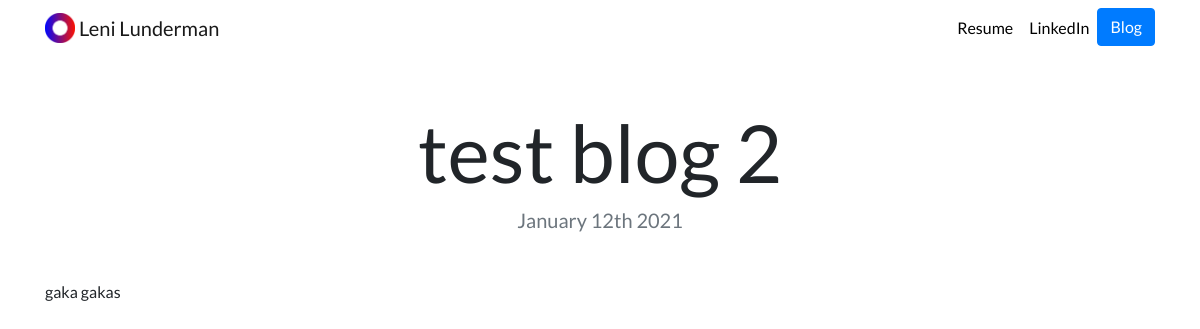
/blog/2/, run on an earlier commit of the app's database.
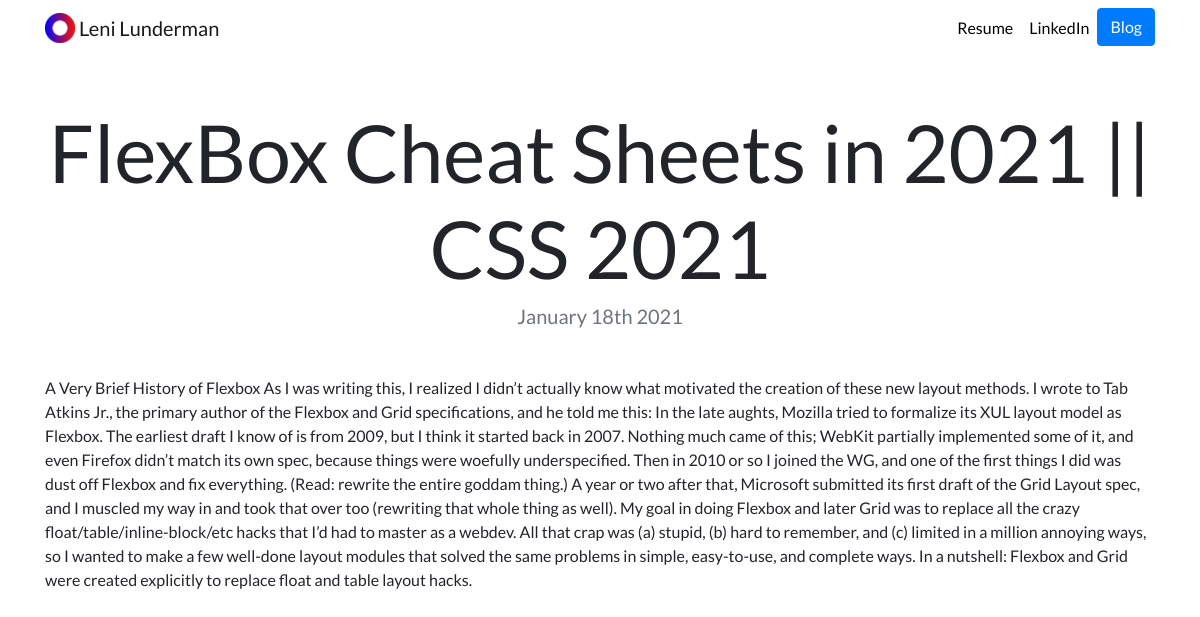
And on a later commit of the database.
### blog/models.py (models this page shows, shortened)
class Blog(models.Model):
    title = models.CharField(max_length=200)
    description = models.TextField()
    date = models.DateField()

### blog/views.py (the view)
# urls.py: path('<int:blog_id>/', views.detail, name='detail'),
def detail(request, blog_id):
    blog = get_object_or_404(Blog, pk=blog_id)
    return render(request,'blog/detail.html', {'blog':blog})

### blog/templates/blog/detail.html
{% extends "portfolio/base.html" %}
{% load static %}
{% block content %}
<h1 class="text-center mt-5" id="blogdetailtitle">{{ blog.title }}</h1>
<h5 class="text-center text-muted mb-5">{{ blog.date|date:'F jS Y' }}</h5>
{{ blog.description|safe }}
{% endblock %}

What changed in the data, as far as the page shows it:
changed Blog: title "test blog 2" → "FlexBox Cheat Sheets in 2021 || CSS 2021"; date "January 12th 2021" → "January 18th 2021"; description "gaka gakas" → "A Very Brief History of Flexbox As I was writing this, I realized I didn’t actually know what motivated the creation of these new layout methods. I wrote to Tab Atkins Jr., the primary author of the Flexbox and Grid specifications, and he told me this: In the late aughts, Mozilla tried to formalize its XUL layout model as Flexbox. The earliest draft I know of is from 2009, but I think it started back in 2007. Nothing much came of this; WebKit partially implemented some of it, and even Firefox didn’t match its own spec, because things were woefully underspecified. Then in 2010 or so I joined the WG, and one of the first things I did was dust off Flexbox and fix everything. (Read: rewrite the…"
